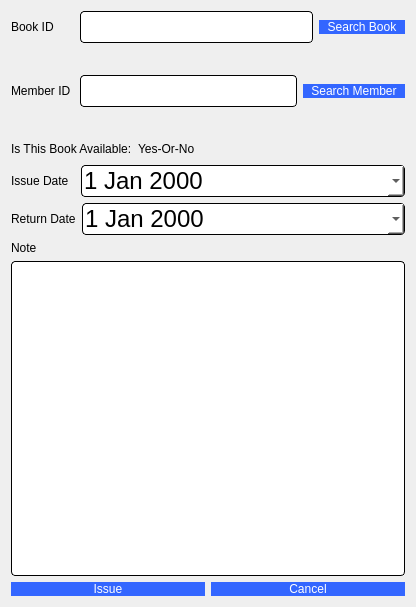
<?xml version="1.0" encoding="UTF-8"?>
<ui version="4.0">
 <class>IssueBook</class>
 <widget class="QDialog" name="IssueBook">
  <property name="geometry">
   <rect>
    <x>0</x>
    <y>0</y>
    <width>416</width>
    <height>607</height>
   </rect>
  </property>
  <property name="windowTitle">
   <string>Dialog</string>
  </property>
  <layout class="QVBoxLayout" name="verticalLayout_2">
   <item>
    <layout class="QHBoxLayout" name="horizontalLayout">
     <item>
      <widget class="QLabel" name="label">
       <property name="sizePolicy">
        <sizepolicy hsizetype="Fixed" vsizetype="Fixed">
         <horstretch>0</horstretch>
         <verstretch>0</verstretch>
        </sizepolicy>
       </property>
       <property name="styleSheet">
        <string notr="true">font: 10pt &quot;Comic Sans MS&quot;;
color: rgb(0, 0, 0);</string>
       </property>
       <property name="text">
        <string>Book ID      </string>
       </property>
      </widget>
     </item>
     <item>
      <widget class="QLineEdit" name="bookID">
       <property name="styleSheet">
        <string notr="true">QLineEdit{
	background-color: rgb(255, 255, 255);
	 border: 1px  solid;
     border-radius: 4px;
	font: 24px
}</string>
       </property>
      </widget>
     </item>
     <item>
      <widget class="QPushButton" name="searchBook">
       <property name="styleSheet">
        <string notr="true">QPushButton{
color: rgb(255, 255, 255);
font: 10pt &quot;Comic Sans MS&quot;;
border-radius:8px;
padding : 0 8px;
background: #3366FF;
border -radius:10px;
}
QPushButton:hover:!pressed

{
background:#4f85e2;
}
QToolButton
{

border-radius:10px;
bacground:red;
color:red;
}

QPushButton:pressed
{
              font-size: 19px;
              transition: 0.9s; 
}</string>
       </property>
       <property name="text">
        <string>Search Book</string>
       </property>
      </widget>
     </item>
    </layout>
   </item>
   <item>
    <layout class="QHBoxLayout" name="horizontalLayout_8">
     <item>
      <spacer name="horizontalSpacer_2">
       <property name="orientation">
        <enum>Qt::Horizontal</enum>
       </property>
       <property name="sizeHint" stdset="0">
        <size>
         <width>128</width>
         <height>20</height>
        </size>
       </property>
      </spacer>
     </item>
     <item>
      <widget class="QLabel" name="bookName">
       <property name="sizePolicy">
        <sizepolicy hsizetype="Fixed" vsizetype="Fixed">
         <horstretch>0</horstretch>
         <verstretch>0</verstretch>
        </sizepolicy>
       </property>
       <property name="styleSheet">
        <string notr="true">font: 10pt &quot;Comic Sans MS&quot;;
color: rgb(0, 0, 0);</string>
       </property>
       <property name="text">
        <string/>
       </property>
      </widget>
     </item>
     <item>
      <spacer name="horizontalSpacer_3">
       <property name="orientation">
        <enum>Qt::Horizontal</enum>
       </property>
       <property name="sizeHint" stdset="0">
        <size>
         <width>128</width>
         <height>20</height>
        </size>
       </property>
      </spacer>
     </item>
    </layout>
   </item>
   <item>
    <layout class="QHBoxLayout" name="horizontalLayout_2">
     <item>
      <widget class="QLabel" name="label_2">
       <property name="sizePolicy">
        <sizepolicy hsizetype="Fixed" vsizetype="Fixed">
         <horstretch>0</horstretch>
         <verstretch>0</verstretch>
        </sizepolicy>
       </property>
       <property name="styleSheet">
        <string notr="true">font: 10pt &quot;Comic Sans MS&quot;;
color: rgb(0, 0, 0);</string>
       </property>
       <property name="text">
        <string>Member ID </string>
       </property>
      </widget>
     </item>
     <item>
      <widget class="QLineEdit" name="memberID">
       <property name="styleSheet">
        <string notr="true">QLineEdit{
	background-color: rgb(255, 255, 255);
	 border: 1px  solid;
     border-radius: 4px;
	font: 24px
}</string>
       </property>
      </widget>
     </item>
     <item>
      <widget class="QPushButton" name="searchMember">
       <property name="styleSheet">
        <string notr="true">QPushButton{
color: rgb(255, 255, 255);
font: 10pt &quot;Comic Sans MS&quot;;
border-radius:8px;
padding : 0 8px;
background: #3366FF;
border -radius:10px;
}
QPushButton:hover:!pressed

{
background:#4f85e2;
}
QToolButton
{

border-radius:10px;
bacground:red;
color:red;
}

QPushButton:pressed
{
              font-size: 19px;
              transition: 0.9s; 
}</string>
       </property>
       <property name="text">
        <string>Search Member</string>
       </property>
      </widget>
     </item>
    </layout>
   </item>
   <item>
    <layout class="QHBoxLayout" name="horizontalLayout_9">
     <item>
      <spacer name="horizontalSpacer_4">
       <property name="orientation">
        <enum>Qt::Horizontal</enum>
       </property>
       <property name="sizeHint" stdset="0">
        <size>
         <width>128</width>
         <height>20</height>
        </size>
       </property>
      </spacer>
     </item>
     <item>
      <widget class="QLabel" name="memberName">
       <property name="sizePolicy">
        <sizepolicy hsizetype="Fixed" vsizetype="Fixed">
         <horstretch>0</horstretch>
         <verstretch>0</verstretch>
        </sizepolicy>
       </property>
       <property name="styleSheet">
        <string notr="true">font: 10pt &quot;Comic Sans MS&quot;;
color: rgb(0, 0, 0);</string>
       </property>
       <property name="text">
        <string/>
       </property>
      </widget>
     </item>
     <item>
      <spacer name="horizontalSpacer_5">
       <property name="orientation">
        <enum>Qt::Horizontal</enum>
       </property>
       <property name="sizeHint" stdset="0">
        <size>
         <width>128</width>
         <height>20</height>
        </size>
       </property>
      </spacer>
     </item>
    </layout>
   </item>
   <item>
    <layout class="QHBoxLayout" name="horizontalLayout_6">
     <item>
      <layout class="QHBoxLayout" name="horizontalLayout_5">
       <item>
        <widget class="QLabel" name="label_3">
         <property name="sizePolicy">
          <sizepolicy hsizetype="Fixed" vsizetype="Fixed">
           <horstretch>0</horstretch>
           <verstretch>0</verstretch>
          </sizepolicy>
         </property>
         <property name="styleSheet">
          <string notr="true">font: 10pt &quot;Comic Sans MS&quot;;
color: rgb(0, 0, 0);</string>
         </property>
         <property name="text">
          <string>Is This Book Available:</string>
         </property>
        </widget>
       </item>
       <item>
        <widget class="QLabel" name="available">
         <property name="sizePolicy">
          <sizepolicy hsizetype="Fixed" vsizetype="Fixed">
           <horstretch>0</horstretch>
           <verstretch>0</verstretch>
          </sizepolicy>
         </property>
         <property name="styleSheet">
          <string notr="true">font: 10pt &quot;Comic Sans MS&quot;;
color: rgb(0, 0, 0);</string>
         </property>
         <property name="text">
          <string>Yes-Or-No</string>
         </property>
        </widget>
       </item>
      </layout>
     </item>
     <item>
      <spacer name="horizontalSpacer">
       <property name="orientation">
        <enum>Qt::Horizontal</enum>
       </property>
       <property name="sizeHint" stdset="0">
        <size>
         <width>138</width>
         <height>20</height>
        </size>
       </property>
      </spacer>
     </item>
    </layout>
   </item>
   <item>
    <layout class="QHBoxLayout" name="horizontalLayout_3">
     <item>
      <widget class="QLabel" name="label_4">
       <property name="sizePolicy">
        <sizepolicy hsizetype="Fixed" vsizetype="Fixed">
         <horstretch>0</horstretch>
         <verstretch>0</verstretch>
        </sizepolicy>
       </property>
       <property name="styleSheet">
        <string notr="true">font: 10pt &quot;Comic Sans MS&quot;;
color: rgb(0, 0, 0);</string>
       </property>
       <property name="text">
        <string>Issue Date  </string>
       </property>
      </widget>
     </item>
     <item>
      <widget class="QDateEdit" name="issueDate">
       <property name="styleSheet">
        <string notr="true">QDateEdit{
	background-color: rgb(255, 255, 255);
	 border: 1px  solid;
     border-radius: 4px;
	font: 24px
}</string>
       </property>
       <property name="calendarPopup">
        <bool>true</bool>
       </property>
      </widget>
     </item>
    </layout>
   </item>
   <item>
    <layout class="QHBoxLayout" name="horizontalLayout_4">
     <item>
      <widget class="QLabel" name="label_5">
       <property name="sizePolicy">
        <sizepolicy hsizetype="Fixed" vsizetype="Fixed">
         <horstretch>0</horstretch>
         <verstretch>0</verstretch>
        </sizepolicy>
       </property>
       <property name="styleSheet">
        <string notr="true">font: 10pt &quot;Comic Sans MS&quot;;
color: rgb(0, 0, 0);</string>
       </property>
       <property name="text">
        <string>Return Date</string>
       </property>
      </widget>
     </item>
     <item>
      <widget class="QDateEdit" name="returnDate">
       <property name="styleSheet">
        <string notr="true">QDateEdit{
	background-color: rgb(255, 255, 255);
	 border: 1px  solid;
     border-radius: 4px;
	font: 24px
}</string>
       </property>
       <property name="calendarPopup">
        <bool>true</bool>
       </property>
      </widget>
     </item>
    </layout>
   </item>
   <item>
    <layout class="QVBoxLayout" name="verticalLayout">
     <item>
      <widget class="QLabel" name="label_6">
       <property name="sizePolicy">
        <sizepolicy hsizetype="Fixed" vsizetype="Fixed">
         <horstretch>0</horstretch>
         <verstretch>0</verstretch>
        </sizepolicy>
       </property>
       <property name="styleSheet">
        <string notr="true">font: 10pt &quot;Comic Sans MS&quot;;
color: rgb(0, 0, 0);</string>
       </property>
       <property name="text">
        <string>Note</string>
       </property>
      </widget>
     </item>
     <item>
      <widget class="QTextEdit" name="notes">
       <property name="styleSheet">
        <string notr="true">QTextEdit{
	background-color: rgb(255, 255, 255);
	 border: 1px  solid;
     border-radius: 4px;
	font: 24px
}</string>
       </property>
      </widget>
     </item>
    </layout>
   </item>
   <item>
    <layout class="QHBoxLayout" name="horizontalLayout_7">
     <item>
      <widget class="QPushButton" name="issue">
       <property name="styleSheet">
        <string notr="true">QPushButton{
color: rgb(255, 255, 255);
font: 10pt &quot;Comic Sans MS&quot;;
border-radius:8px;
padding : 0 8px;
background: #3366FF;
border -radius:10px;
}
QPushButton:hover:!pressed

{
background:#4f85e2;
}
QToolButton
{

border-radius:10px;
bacground:red;
color:red;
}

QPushButton:pressed
{
              font-size: 19px;
              transition: 0.9s; 
}</string>
       </property>
       <property name="text">
        <string>Issue</string>
       </property>
      </widget>
     </item>
     <item>
      <widget class="QPushButton" name="cancel">
       <property name="styleSheet">
        <string notr="true">QPushButton{
color: rgb(255, 255, 255);
font: 10pt &quot;Comic Sans MS&quot;;
border-radius:8px;
padding : 0 8px;
background: #3366FF;
border -radius:10px;
}
QPushButton:hover:!pressed

{
background:#4f85e2;
}
QToolButton
{

border-radius:10px;
bacground:red;
color:red;
}

QPushButton:pressed
{
              font-size: 19px;
              transition: 0.9s; 
}</string>
       </property>
       <property name="text">
        <string>Cancel</string>
       </property>
      </widget>
     </item>
    </layout>
   </item>
  </layout>
 </widget>
 <resources/>
 <connections/>
</ui>
